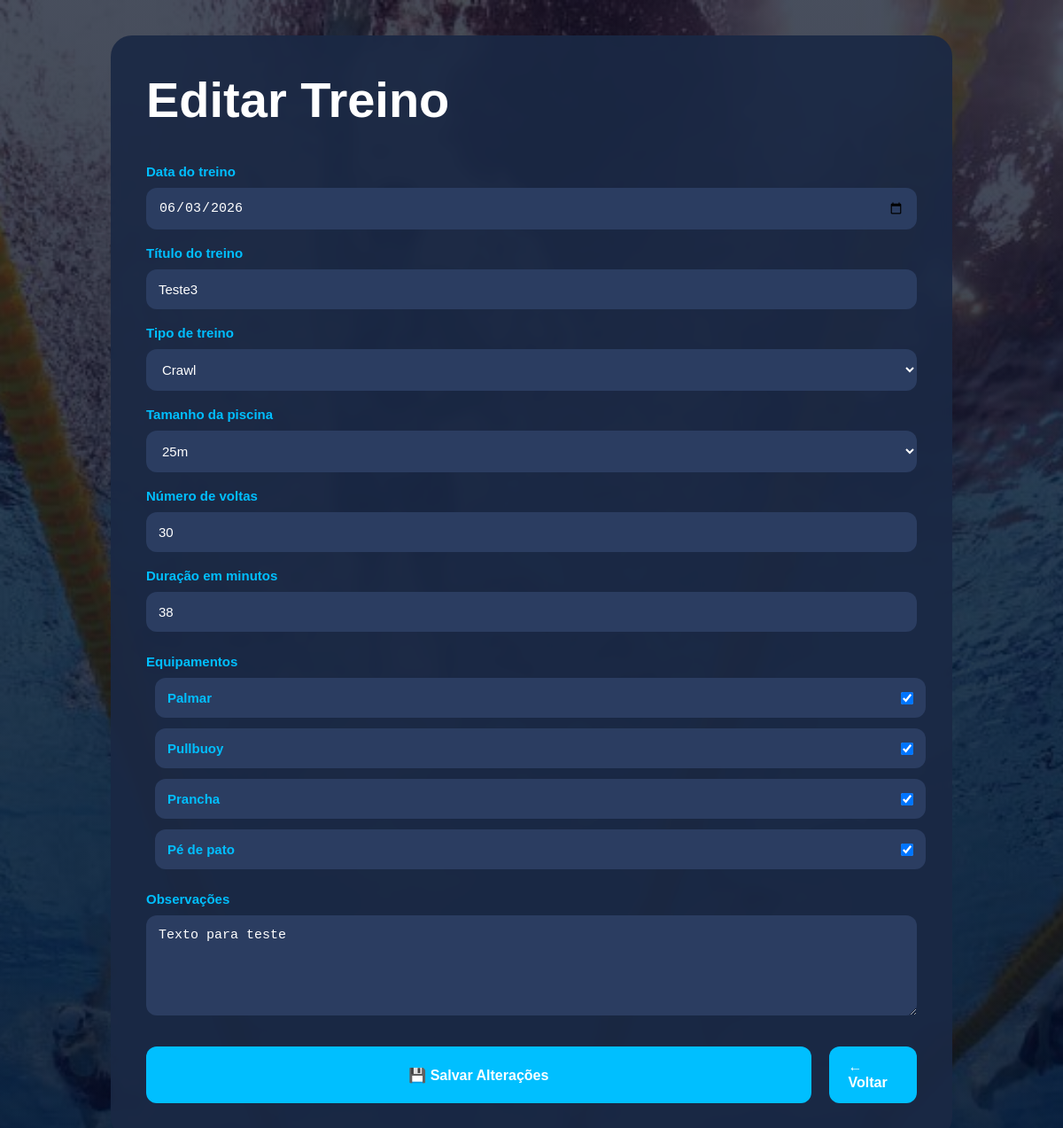
/treino/1/editar (signed in), run on the app's committed database.
### tables this page shows
CREATE TABLE treinos (
    id INTEGER PRIMARY KEY AUTOINCREMENT,
    data_treino TEXT NOT NULL,
    titulo TEXT NOT NULL,
    estilo TEXT,
    tamanho_piscina REAL,
    voltas INTEGER,
    distancia_metros REAL,
    duracao_minutos INTEGER,
    pace TEXT,
    observacoes TEXT,
    equipamentos TEXT,
    status TEXT DEFAULT 'realizado',
    usuario_id INTEGER,
    criado_em TIMESTAMP DEFAULT CURRENT_TIMESTAMP
);

### app.py (the view)
@app.route("/treino/<int:id>/editar")
@login_obrigatorio
def editar_treino(id):
    treino = buscar_treino_por_id(id)
    return render_template(
        "editar_treino.html",
        treino=treino
    )

### app.py (called while the page is built)
def login_obrigatorio(funcao):
    @wraps(funcao)
    def verificar_login(*args, **kwargs):
        if "usuario_id" not in session:
            return redirect(url_for("tela_login"))
        return funcao(*args, **kwargs)
    return verificar_login

### database/connection.py (called while the page is built)
def conectar():
    conexao = sqlite3.connect(DB_PATH)
    conexao.row_factory = sqlite3.Row
    return conexao

### modelos/treinos.py (called while the page is built)
def buscar_treino_por_id(id):
    conexao = conectar()
    cursor = conexao.cursor()
    sql = """
        SELECT * FROM treinos
        WHERE id = ?
    """
    cursor.execute(sql, (id,))
    treino = cursor.fetchone()
    cursor.close()
    conexao.close()
    return treino

### templates/editar_treino.html (shortened to what this page needs)
{% extends "base.html" %}
{% block content %}
<main class="editar-page">
    <div class="editar-container">
        <h1>Editar Treino</h1>
        <form
            action="{{ url_for('atualizar', id=treino.id) }}"
            method="POST"
            class="editar-form"
        >
            <div class="form-grid">
                <div class="form-group">
                    <label>Data do treino</label>
                    <input
                        type="date"
                        name="data_treino"
                        value="{{ treino.data_treino }}"
                        required
                    >
                </div>
                <div class="form-group">
                    <label>Título do treino</label>
                    <input
                        type="text"
                        name="titulo"
                        value="{{ treino.titulo }}"
                        required
                    >
                </div>
                <div class="form-group">
                    <label>Tipo de treino</label>
                    <select name="estilo">
                        <option value="Crawl"
                            {% if treino.estilo == 'Crawl' %}selected{% endif %}>
                            Crawl
                        </option>
                    </select>
                </div>
                <div class="form-group">
                    <label>Tamanho da piscina</label>
                    <select name="tamanho_piscina">
                        <option value="25"
                            {% if treino.tamanho_piscina == 25 %}selected{% endif %}>
                            25m
                        </option>
                    </select>
                </div>
                <div class="form-group">
                    <label>Número de voltas</label>
                    <input
                        type="number"
                        name="voltas"
                        value="{{ treino.voltas }}"
                        required
                    >
                </div>
                <div class="form-group">
                    <label>Duração em minutos</label>
                    <input
                        type="number"
                        name="duracao_minutos"
                        value="{{ treino.duracao_minutos }}"
                        required
                    >
                </div>
            </div>
            <div class="form-group">
                <label>Equipamentos</label>
                <div class="equipamentos-grid">
                    <label class="equipamento-item">
                        <span>Palmar</span>
                        <input
                            type="checkbox"
                            name="equipamentos"
                            value="Palmar"
                            {% if treino.equipamentos and 'Palmar' in treino.equipamentos %}
                                checked
                            {% endif %}
                        >
                    </label>
                    <label class="equipamento-item">
                        <span>Pullbuoy</span>
                        <input
                            type="checkbox"
                            name="equipamentos"
                            value="Pullbuoy"
                            {% if treino.equipamentos and 'Pullbuoy' in treino.equipamentos %}
                                checked
                            {% endif %}
                        >
                    </label>
                    <label class="equipamento-item">
                        <span>Prancha</span>
                        <input
                            type="checkbox"
                            name="equipamentos"
                            value="Prancha"
                            {% if treino.equipamentos and 'Prancha' in treino.equipamentos %}
                                checked
                            {% endif %}
                        >
                    </label>
                    <label class="equipamento-item">
                        <span>Pé de pato</span>
                        <input
                            type="checkbox"
                            name="equipamentos"
                            value="Pé de pato"
                            {% if treino.equipamentos and 'Pé de pato' in treino.equipamentos %}
                                checked
                            {% endif %}
                        >
                    </label>
                </div>
            </div>
            <div class="form-group">
                <label>Observações</label>
                <textarea
                    name="observacoes"
                    rows="5"
                >{{ treino.observacoes }}</textarea>
            </div>
            <div class="editar-acoes">
                <button type="submit" class="btn-salvar">
                    💾 Salvar Alterações
                </button>
                <a href="/" class="btn-voltar">
                    ← Voltar
                </a>
            </div>
        </form>
    </div>
</main>
{% endblock %}

### static/style.css (style rules this page uses)
body { margin: 0; height: 100vh; overflow: hidden; font-family: Arial, sans-serif; background: #081229; color: white; }
.form-grid { display: grid; grid-template-columns: 1fr; gap: 18px; }
.form-group { display: flex; flex-direction: column; gap: 10px; }
.form-group label, .cadastro-form label { color: #00bfff; font-weight: bold; font-size: 15px; }
.form-group input, .form-group select, .form-group textarea, .cadastro-form input, .cadastro-form select, .cadastro-form textarea { width: 100%; padding: 14px; border: none; border-radius: 12px; background: #2b3d61; color: white; font-size: 15px; box-sizing: border-box; }
.equipamentos-grid { display: grid; grid-template-columns: 1fr; gap: 12px; }
.equipamento-item { display: flex; justify-content: space-between; transform: translateX(10px); align-items: center; background: #2b3d61; padding: 14px; border-radius: 12px; color: white; font-weight: bold; }
.equipamento-item input { width: 14px; height: 14px; margin: 0; }
.btn-salvar { width: 100%; background: #00bfff; color: white; border: none; padding: 15px; border-radius: 12px; font-size: 16px; font-weight: bold; cursor: pointer; transition: 0.2s; }
.btn-voltar { display: inline-block; padding: 14px 22px; border-radius: 12px; background: #00bfff; color: white; text-decoration: none; font-weight: bold; transition: 0.2s; }
.editar-page { min-height: 100vh; display: flex; justify-content: center; align-items: center; padding: 40px; background: #000f2f; overflow-y: auto; }
.editar-container { width: 100%; max-width: 950px; background: #1b2945; padding: 40px; border-radius: 24px; box-sizing: border-box; }
.editar-container h1 { font-size: 56px; color: white; margin-top: 0; margin-bottom: 40px; }
.editar-form { display: flex; flex-direction: column; gap: 25px; }
.editar-acoes { display: flex; gap: 20px; margin-top: 10px; }
body { background: linear-gradient( rgba(1, 10, 30, 0.72), rgba(1, 10, 30, 0.82) ), url("img/piscina-bg.jpg"); background-size: cover; background-position: center; background-attachment: fixed; }
.editar-page { background: transparent; }
.editar-container { background: rgba(27, 41, 69, 0.92); backdrop-filter: blur(6px); }
.editar-page { padding: 40px 0; }
html, body { min-height: 100%; height: auto; overflow-y: auto; }

### data on the page
treinos: data_treino "06/03/2026", titulo "Teste3", estilo "Crawl", tamanho_piscina "25m", voltas "30", duracao_minutos "38", equipamentos "☑", observacoes "Texto para teste"
